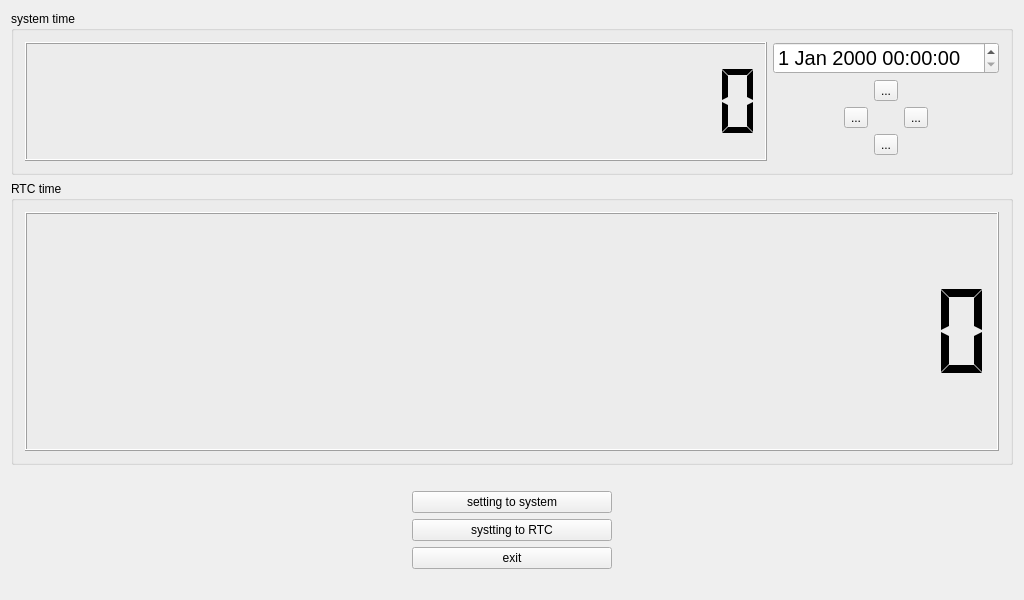
<?xml version="1.0" encoding="UTF-8"?>
<ui version="4.0">
 <class>MainWindow</class>
 <widget class="QMainWindow" name="MainWindow">
  <property name="geometry">
   <rect>
    <x>0</x>
    <y>0</y>
    <width>1024</width>
    <height>600</height>
   </rect>
  </property>
  <property name="windowTitle">
   <string>clock</string>
  </property>
  <widget class="QWidget" name="centralWidget">
   <layout class="QGridLayout" name="gridLayout">
    <item row="3" column="0" colspan="2">
     <layout class="QGridLayout" name="gridLayout_2">
      <item row="2" column="2">
       <widget class="QPushButton" name="pushButton_2">
        <property name="text">
         <string>systting to RTC</string>
        </property>
       </widget>
      </item>
      <item row="0" column="2">
       <spacer name="horizontalSpacer">
        <property name="orientation">
         <enum>Qt::Horizontal</enum>
        </property>
        <property name="sizeHint" stdset="0">
         <size>
          <width>40</width>
          <height>20</height>
         </size>
        </property>
       </spacer>
      </item>
      <item row="1" column="2">
       <widget class="QPushButton" name="pushButton">
        <property name="text">
         <string>setting to system</string>
        </property>
       </widget>
      </item>
      <item row="3" column="2">
       <widget class="QPushButton" name="pushButton_3">
        <property name="text">
         <string>exit</string>
        </property>
       </widget>
      </item>
      <item row="2" column="0">
       <spacer name="horizontalSpacer_8">
        <property name="orientation">
         <enum>Qt::Horizontal</enum>
        </property>
        <property name="sizeHint" stdset="0">
         <size>
          <width>40</width>
          <height>20</height>
         </size>
        </property>
       </spacer>
      </item>
      <item row="2" column="3">
       <spacer name="horizontalSpacer_4">
        <property name="orientation">
         <enum>Qt::Horizontal</enum>
        </property>
        <property name="sizeHint" stdset="0">
         <size>
          <width>40</width>
          <height>20</height>
         </size>
        </property>
       </spacer>
      </item>
      <item row="4" column="2">
       <spacer name="horizontalSpacer_6">
        <property name="orientation">
         <enum>Qt::Horizontal</enum>
        </property>
        <property name="sizeHint" stdset="0">
         <size>
          <width>40</width>
          <height>20</height>
         </size>
        </property>
       </spacer>
      </item>
      <item row="2" column="4">
       <spacer name="horizontalSpacer_7">
        <property name="orientation">
         <enum>Qt::Horizontal</enum>
        </property>
        <property name="sizeHint" stdset="0">
         <size>
          <width>40</width>
          <height>20</height>
         </size>
        </property>
       </spacer>
      </item>
      <item row="2" column="1">
       <spacer name="horizontalSpacer_2">
        <property name="orientation">
         <enum>Qt::Horizontal</enum>
        </property>
        <property name="sizeHint" stdset="0">
         <size>
          <width>40</width>
          <height>20</height>
         </size>
        </property>
       </spacer>
      </item>
     </layout>
    </item>
    <item row="0" column="0" colspan="2">
     <widget class="QGroupBox" name="groupBox">
      <property name="title">
       <string>system time</string>
      </property>
      <layout class="QGridLayout" name="gridLayout_3">
       <item row="0" column="0">
        <layout class="QGridLayout" name="gridLayout_4">
         <item row="0" column="0" rowspan="5">
          <widget class="QLCDNumber" name="lcdNumber">
           <property name="sizePolicy">
            <sizepolicy hsizetype="Expanding" vsizetype="Expanding">
             <horstretch>0</horstretch>
             <verstretch>0</verstretch>
            </sizepolicy>
           </property>
           <property name="frameShadow">
            <enum>QFrame::Raised</enum>
           </property>
           <property name="digitCount">
            <number>19</number>
           </property>
           <property name="segmentStyle">
            <enum>QLCDNumber::Flat</enum>
           </property>
          </widget>
         </item>
         <item row="1" column="4">
          <widget class="QToolButton" name="toolButton_2">
           <property name="text">
            <string>...</string>
           </property>
          </widget>
         </item>
         <item row="3" column="4">
          <widget class="QToolButton" name="toolButton_3">
           <property name="text">
            <string>...</string>
           </property>
          </widget>
         </item>
         <item row="2" column="5">
          <widget class="QToolButton" name="toolButton_4">
           <property name="text">
            <string>...</string>
           </property>
          </widget>
         </item>
         <item row="2" column="3">
          <widget class="QToolButton" name="toolButton">
           <property name="text">
            <string>...</string>
           </property>
          </widget>
         </item>
         <item row="0" column="2" colspan="5">
          <widget class="QDateTimeEdit" name="dateTimeEdit">
           <property name="sizePolicy">
            <sizepolicy hsizetype="Minimum" vsizetype="Fixed">
             <horstretch>0</horstretch>
             <verstretch>0</verstretch>
            </sizepolicy>
           </property>
           <property name="styleSheet">
            <string notr="true">QDateTimeEdit {font-size: 20px;}</string>
           </property>
          </widget>
         </item>
        </layout>
       </item>
      </layout>
     </widget>
    </item>
    <item row="1" column="0" colspan="2">
     <widget class="QGroupBox" name="groupBox_2">
      <property name="title">
       <string>RTC time</string>
      </property>
      <layout class="QHBoxLayout" name="horizontalLayout">
       <item>
        <layout class="QGridLayout" name="gridLayout_5">
         <item row="0" column="0">
          <widget class="QLCDNumber" name="lcdNumber_2">
           <property name="sizePolicy">
            <sizepolicy hsizetype="Expanding" vsizetype="Expanding">
             <horstretch>0</horstretch>
             <verstretch>0</verstretch>
            </sizepolicy>
           </property>
           <property name="digitCount">
            <number>19</number>
           </property>
           <property name="segmentStyle">
            <enum>QLCDNumber::Flat</enum>
           </property>
          </widget>
         </item>
        </layout>
       </item>
      </layout>
     </widget>
    </item>
   </layout>
  </widget>
 </widget>
 <layoutdefault spacing="6" margin="11"/>
 <resources/>
 <connections/>
</ui>
